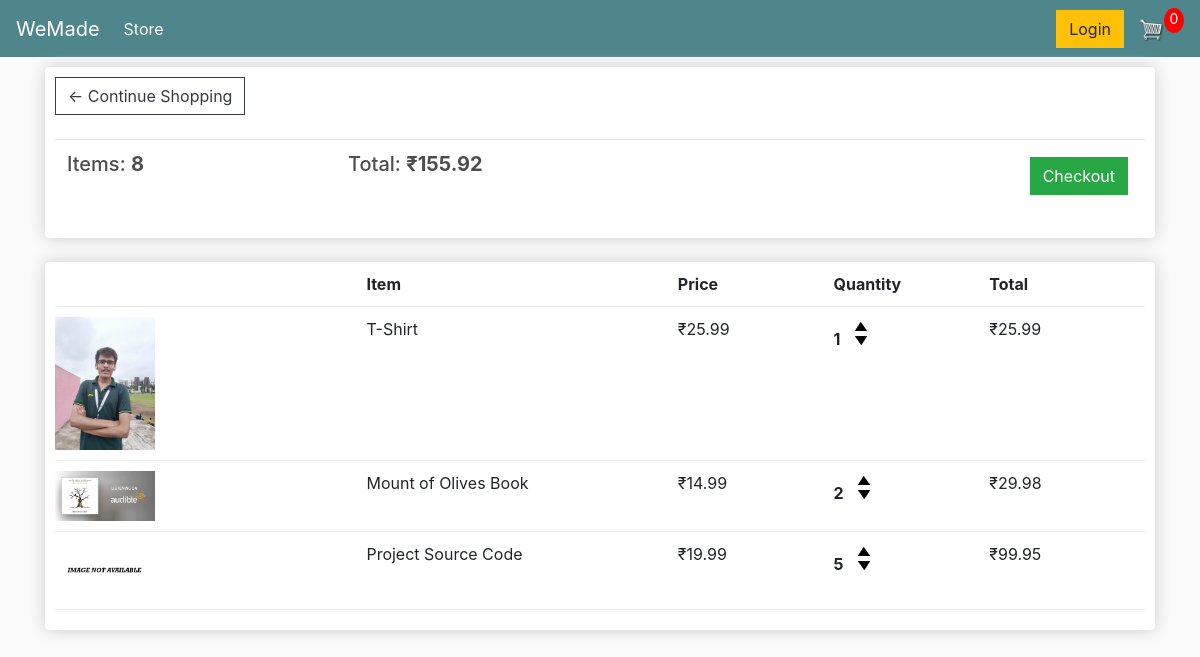
The app's page /cart/ (signed in) with its own data.
### store/models.py (models this page shows, shortened)
class Order(models.Model):
    customer = models.ForeignKey(Customer, on_delete=models.SET_NULL, null=True, blank=True)
    date_ordered = models.DateTimeField(auto_now_add=True) # auto_now_add=True means that the date will be added automatically
    complete = models.BooleanField(default=False, null=True, blank=True)
    transaction_id = models.CharField(max_length=200, null = True)
    @property
    def get_cart_total(self):
        orderitems = self.orderitem_set.all()
        total = sum([item.get_total for item in orderitems])
        return total
    @property
    def get_cart_items(self):
        orderitems = self.orderitem_set.all()
        total = sum([item.quantity for item in orderitems])
        return total

class OrderItem(models.Model):
    product = models.ForeignKey(Product, on_delete=models.SET_NULL, null=True, blank=True) # on_delete=models.SET_NULL means that if the product is deleted, the order will still be there
    order = models.ForeignKey(Order, on_delete=models.SET_NULL, null=True, blank=True) # on_delete=models.SET_NULL means that if the order is deleted, the product will still be there
    quantity = models.IntegerField(default=0, null=True, blank=True)
    date_added = models.DateTimeField(auto_now_add=True) # auto_now_add=True means that the date will be added automatically
    @property
    def get_total(self):
        total = self.product.price * self.quantity
        return total

class Product(models.Model):
    name = models.CharField(max_length=200, null = True)
    price = models.FloatField()
    digital = models.BooleanField(default=False, null=True, blank=True)
    image = models.ImageField(null=True, blank=True) # pip install pillow

### store/views.py (the view)
# urls.py: path('cart/', views.cart, name="cart"),
def cart(request):
    if request.user.is_authenticated:
        customer = request.user.customer
        order, created = Order.objects.get_or_create(customer=customer, complete=False)
        items = order.orderitem_set.all()
    else:
        items = []
        order = {'get_cart_total':0, 'get_cart_items':0}
    context = {'items': items, 'order':order}
    return render(request, 'store/cart.html', context)

### store/templates/store/cart.html
{% extends 'store/main.html' %}
{% load static %}
{% block content %}
<div class="row">
    <div class="col-lg-12">
        <div class="box-element">
            <a href="{% url 'store' %}" class="btn btn-outline-dark">&#x2190; Continue Shopping</a>
            <br>
            <br>
            <table class="table">
                <tr>
                    <th>
                        <h5>Items: <strong>{{order.get_cart_items}}</strong></h5>
                    </th>
                    <th>
                        <h5>Total: <strong>₹{{order.get_cart_total|floatformat:2}}</strong></h5>
                    </th>
                    <th>
                        <a style="float: right; margin:5px" href="{% url 'checkout' %}"
                            class="btn btn-success">Checkout</a>
                    </th>
                </tr>
            </table>
        </div>
        <br>
        <div class="box-element">
            <div class="cart-row">
                <div style="flex:2"><strong></strong></div>
                <div style="flex:2"><strong>Item</strong></div>
                <div style="flex:1"><strong>Price</strong></div>
                <div style="flex:1"><strong>Quantity</strong></div>
                <div style="flex:1"><strong>Total</strong></div>
            </div>
            {% for item in items %}
            <div class="cart-row">
                <div style="flex:2">
                    {% if item.product.image %}
                    <img class="row-image" src="{{ item.product.image.url }}">
                    {% else %}
                    <img class="row-image" src="{% static 'images/placeholder.png' %}">
                    {% endif %}
                </div>
                <div style="flex:2">{{item.product.name}}</div>
                <div style="flex:1">₹{{item.product.price|floatformat:2}}</div>
                <div style="flex:1">
                    <p class="quantity">{{item.quantity}}</p>
                    <div class="quantity">
                        <img class="chg-quantity" src="{% static  'images/arrow-up.png' %}">
                        <img class="chg-quantity" src="{% static  'images/arrow-down.png' %}">
                    </div>
                </div>
                <div style="flex:1">₹{{item.get_total|floatformat:2}}</div>
            </div>
            {% endfor %}
        </div>
    </div>
</div>
{% endblock content %}

### static/css/main.css (style rules this page uses)
body { background-color: hsl(0, 0%, 98%); }
h1,h2,h3,h4,h5,h6 { color:hsl(0, 0%, 30%); }
.box-element { box-shadow:hsl(0, 0%, 80%) 0 0 16px; background-color: #fff; border-radius: 4px; padding: 10px; }
.col-lg-4, .col-lg-6, .col-lg-8, .col-lg-12 { margin-top: 10px; }
.btn { border-radius: 0; }
.row-image { width: 100px; }
.cart-row { display: flex; align-items: flex-stretch; padding-bottom: 10px; margin-bottom: 10px; border-bottom: 1px solid #ececec; }
.quantity { display: inline-block; font-weight: 700; padding-right:10px; }
.chg-quantity { width: 12px; cursor: pointer; display: block; margin-top: 5px; transition:.1s; }

### records on screen
Order: get_cart_items "8", get_cart_total "155.92"
OrderItem: product.image (picture), product.name "T-Shirt", product.price "25.99", quantity "1", get_total "25.99"
OrderItem: product.image (picture), product.name "Mount of Olives Book", product.price "14.99", quantity "2", get_total "29.98"
OrderItem: product.name "Project Source Code", product.price "19.99", quantity "5", get_total "99.95"
